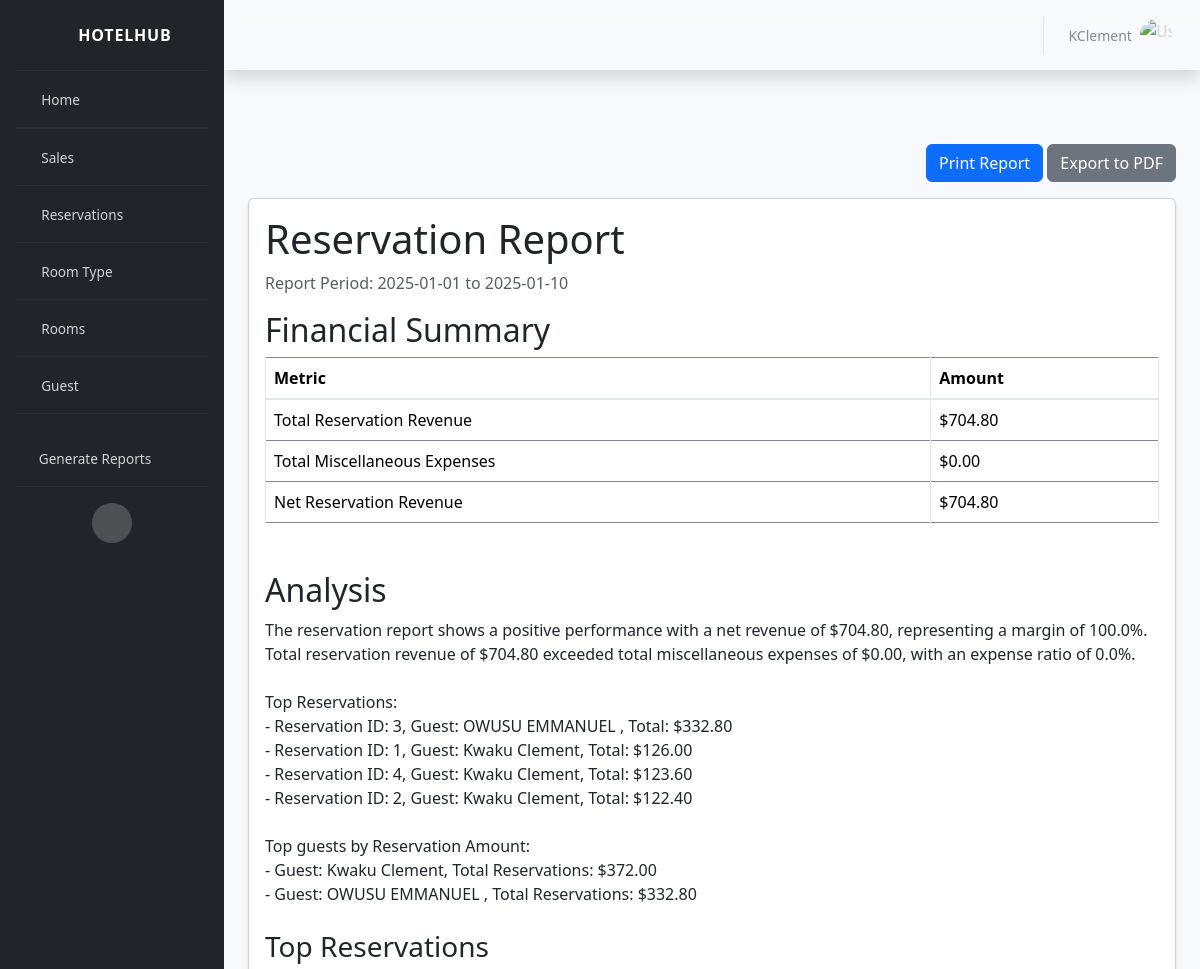
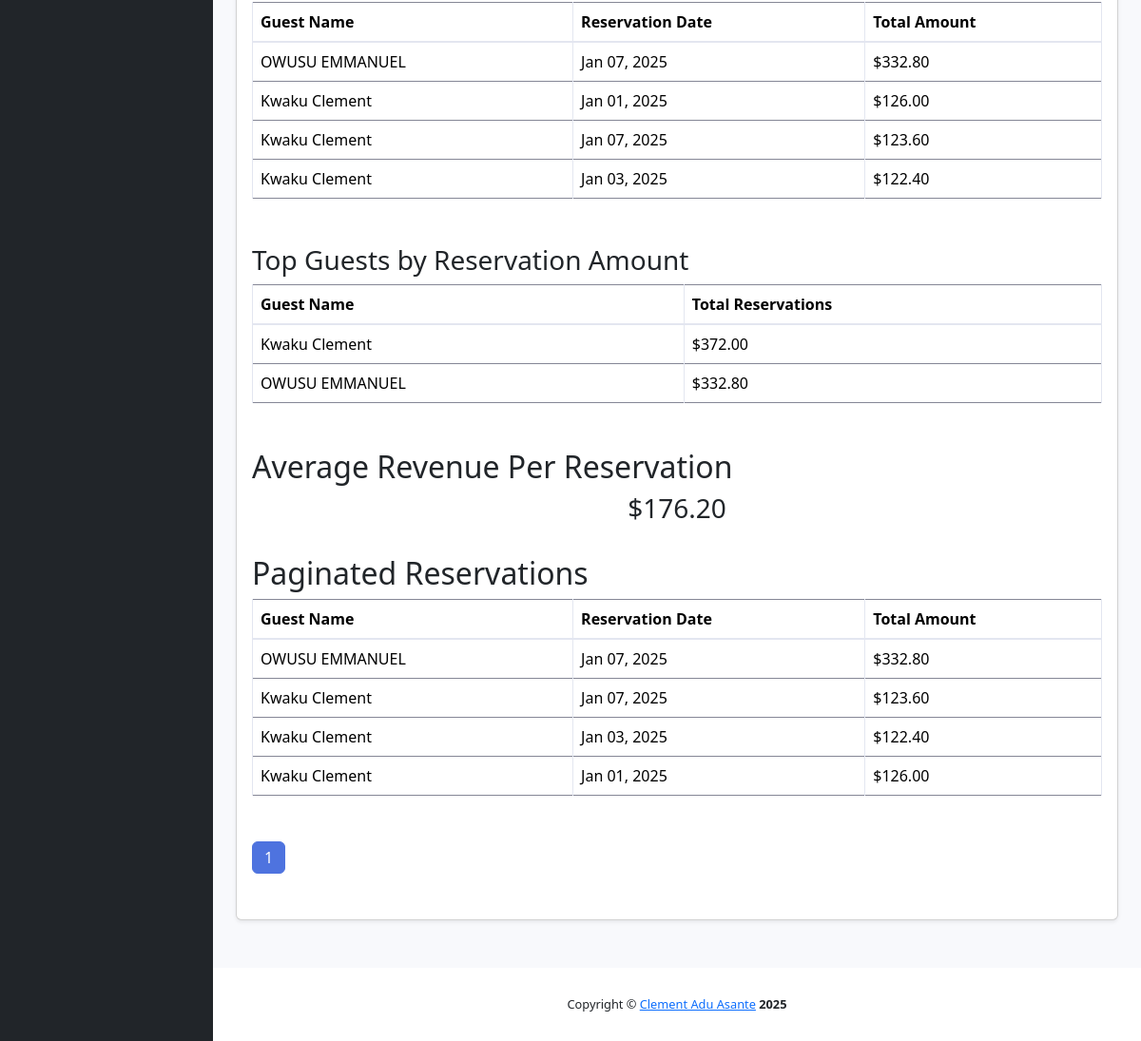
The app's page /reports/reservation/ (signed in) with its own data (2 pictures, top to bottom).
### authentication/models.py (models this page shows, shortened)
class Users(AbstractBaseUser, PermissionsMixin):
    ROLE_CHOICES = [
        ('admin', 'Admin'),
        ('receptionist', 'Receptionist'),
        ('manager', 'Manager'),
        ('seller', 'Seller')
    ]
    first_name = models.CharField(max_length=256, blank=False, null=False)
    last_name = models.CharField(max_length=256, blank=False, null=False)
    username = models.CharField(max_length=256, unique=True, blank=False, null=False)
    role = models.CharField(max_length=20, choices=ROLE_CHOICES)
    phone = models.CharField(max_length=30, blank=False, null=False)
    address = models.TextField(max_length=256, blank=False, null=False)
    is_active = models.BooleanField(default=True)
    is_staff = models.BooleanField(default=False)
    last_login = models.DateTimeField(null=True, blank=True)
    objects = CustomUserManager()
    USERNAME_FIELD = 'username'
    REQUIRED_FIELDS = []
    class Meta:
        db_table = 'Users'

### guests/models.py (models this page shows, shortened)
class Guest(models.Model):
    first_name = models.CharField(max_length=256)
    last_name = models.CharField(max_length=256, blank=True, null=True)
    address = models.TextField(max_length=256, blank=True, null=True)
    national_id = models.TextField(max_length=256, blank=True, null=True)
    phone = models.CharField(max_length=30, blank=True, null=True)
    created_at = models.DateField(default=now)
    class Meta:
        db_table = 'Guests'
    def get_full_name(self):
        return f"{self.first_name} {self.last_name}"

### reservations/models.py (models this page shows, shortened)
class Reservation(models.Model):
    STATUS_CHOICES = [
        ('Pending', 'Pending'),
        ('Checked In', 'Checked In'),
        ('Checked Out', 'Checked Out'),
        ('Canceled', 'Canceled'),
    ]
    is_deleted = models.BooleanField(default=False)
    deleted_at = models.DateTimeField(null=True, blank=True)
    deleted_by = models.ForeignKey(
        settings.AUTH_USER_MODEL,
        on_delete=models.SET_NULL,
        null=True,
        related_name='deleted_reservations'
    )
    reservation_date = models.DateField(default=now)
    check_in = models.DateTimeField(null=True, blank=True)
    check_out = models.DateTimeField(null=True, blank=True)
    guest = models.ForeignKey(Guest, on_delete=models.CASCADE)
    sub_total = models.FloatField(default=0)
    grand_total = models.FloatField(default=0)
    tax_amount = models.FloatField(default=0)
    tax_percentage = models.FloatField(default=0)
    amount_payed = models.FloatField(default=0)
    amount_change = models.FloatField(default=0)
    status = models.CharField(max_length=20, choices=STATUS_CHOICES, default='Pending')
    created_by = models.ForeignKey(settings.AUTH_USER_MODEL, on_delete=models.CASCADE, null=True, blank=True)
    class Meta:
        db_table = "Reservations"

### reports/views.py (the view)
# urls.py: path('reservation/', views.generate_reservation_report, name='reservation_report'),
@login_required
def generate_reservation_report(
    request: HttpRequest,
    start_date: Optional[str] = None,
    end_date: Optional[str] = None
) -> HttpResponse:
    try:
        if start_date is None or end_date is None:
            start_date, end_date = get_default_date_range()
        start_datetime, end_datetime = validate_date_range(start_date, end_date)
        logger.info(f"Fetching reservation report for: {start_date} - {end_date}")
        service = ReservationReportService(start_datetime, end_datetime)
        report_data = service.generate_report()
        if 'total_reservation_revenue' not in report_data:
            raise KeyError("'total_reservation_revenue' key is missing in report data")
        total_reservation_revenue = Decimal(report_data['total_reservation_revenue'])
        total_miscellaneous = Decimal(report_data.get('total_miscellaneous', 0))
        net_reservation_revenue = Decimal(report_data.get('net_reservation_revenue', 0))
        total_reservations = report_data['reservations'].count()
        average_revenue_per_reservation = (
            total_reservation_revenue / total_reservations if total_reservations > 0 else Decimal('0.00')
        )
        reservations = report_data['reservations'].order_by('-reservation_date')
        for reservation in reservations:
            reservation.guest_name = reservation.guest.get_full_name()
        paginator = Paginator(reservations, ITEMS_PER_PAGE)
        page_number = request.GET.get('page', 1)
        page_obj = paginator.get_page(page_number)
        context = {
            'reservations_page': page_obj,
            'total_reservation_revenue': total_reservation_revenue,
            'total_miscellaneous': total_miscellaneous,
            'net_reservation_revenue': net_reservation_revenue,
            'selected_date_range': f"{start_date} to {end_date}",
            'explanation': generate_reservation_explanation(
                total_reservation_revenue,
                total_miscellaneous,
                net_reservation_revenue,
                report_data
            ),
            'top_reservations': report_data.get('top_reservations', []),
            'top_guests': report_data.get('top_guests', []),
            'average_revenue_per_reservation': average_revenue_per_reservation
        }
        logger.info("Report data successfully generated.")
        return render(request, 'reservation_report.html', context)
    except DateRangeError as e:
        messages.error(request, str(e))
        logger.error(f"Error rendering reservation report view: {e}")
        return redirect('reports:select_report')
    except Exception as e:
        messages.error(request, f"An error occurred while generating the report: {str(e)}")
        logger.error(f"Unexpected error: {e}")
        return redirect('reports:select_report')

### activitylog/activity_logger.py (called while the page is built)
    def __call__(self, request):
        response = self.get_response(request)
        if request.user.is_authenticated:
            action = f"{request.method} {request.path}"
            details = f"User: {request.user.username}, IP: {request.META.get('REMOTE_ADDR')}, User-Agent: {request.META.get('HTTP_USER_AGENT')}"
            ip_address = request.META.get('REMOTE_ADDR')
            mac_address = self.get_mac_address()
            ActivityLog.objects.create(
                user=request.user,
                action=action,
                details=details,
                ip_address=ip_address,
                mac_address=mac_address
            )
        return response

    def get_mac_address(self):
        mac_num = hex(uuid.getnode()).replace('0x', '').upper()
        mac = '-'.join(mac_num[i: i+2] for i in range(0, 11, 2))
        return mac

### reports/report_service.py (called while the page is built)
    @staticmethod
    def get_reservations_in_period(start_date: datetime, end_date: datetime) -> QuerySet[Reservation]:
        return Reservation.objects.filter(reservation_date__range=[start_date, end_date])

    @staticmethod
    def calculate_total_amount(queryset: QuerySet, field_name: str) -> float:
        total = queryset.aggregate(total=Sum(field_name))['total']
        return float(total) if total else 0.0

    @staticmethod
    def get_miscellaneous_expenses(start_date: datetime, end_date: datetime) -> float:
        expenses = InventoryMiscellaneous.objects.filter(date__range=[start_date, end_date])
        total = expenses.aggregate(total=Sum('amount'))['total']
        return float(total) if total else 0.0

    def get_top_reservations(self) -> List[Dict[str, Any]]:
        try:
            reservations = self.report_service.get_reservations_in_period(self.start_date, self.end_date)
            top_reservations = reservations.order_by('-grand_total')[:5]
            return [
                {
                    'reservation_id': reservation.id,
                    'guest': reservation.guest,
                    'reservation_date': reservation.reservation_date,
                    'guest_name': reservation.guest.get_full_name(),
                    'grand_total': float(reservation.grand_total)
                }
                for reservation in top_reservations
            ]
        except Exception as e:
            logger.error(f"Error fetching top reservations: {e}")
            return []

### reports/templates/reservation_report.html (shortened to what this page needs)
{% extends "base.html" %}
{% load static %}
{% block stylesheets %}
<link rel="stylesheet" href="{% static 'assets/bootstrap/css/bootstrap.min.css' %}">
{% endblock stylesheets %}
{% block content %}
<div class="container">
    <div class="text-right mb-3">
        <button class="btn btn-primary" onclick="printReport()">Print Report</button>
        <button class="btn btn-secondary" onclick="exportToPDF()">Export to PDF</button>
    </div>
    <div id="printableReport">
        <div class="card">
            <div class="card-body">
                <h1 class="card-title">Reservation Report</h1>
                <p class="text-muted">Report Period: {{ selected_date_range }}</p>
                <div class="report-section">
                    <h2>Financial Summary</h2>
                    <div class="table-responsive">
                        <table class="table table-bordered">
                            <thead>
                                <tr>
                                    <th>Metric</th>
                                    <th>Amount</th>
                                </tr>
                            </thead>
                            <tbody>
                                <tr>
                                    <td>Total Reservation Revenue</td>
                                    <td>${{ total_reservation_revenue|floatformat:2 }}</td>
                                </tr>
                                <tr>
                                    <td>Total Miscellaneous Expenses</td>
                                    <td>${{ total_miscellaneous|floatformat:2 }}</td>
                                </tr>
                                <tr>
                                    <td>Net Reservation Revenue</td>
                                    <td>${{ net_reservation_revenue|floatformat:2 }}</td>
                                </tr>
                            </tbody>
                        </table>
                    </div>
                </div>
                <div class="report-section">
                    <h2>Analysis</h2>
                    <div class="report-data text mb-4">{{ explanation|linebreaksbr }}</div>
                    <h3>Top Reservations</h3>
                    <div class="table-responsive">
                        <table class="table table-bordered">
                            <thead>
                                <tr>
                                    <th>Guest Name</th>
                                    <th>Reservation Date</th>
                                    <th>Total Amount</th>
                                </tr>
                            </thead>
                            <tbody>
                                {% if top_reservations %}
                                    {% for reservation in top_reservations %}
                                    <tr>
                                        <td>{{ reservation.guest_name }}</td>
                                        <td>{{ reservation.reservation_date|date:"M d, Y" }}</td>
                                        <td>${{ reservation.grand_total|floatformat:2 }}</td>
                                    </tr>
                                    {% endfor %}
                                {% else %}
                                    <tr>
                                        <td colspan="3">No top reservations available.</td>
                                    </tr>
                                {% endif %}
                            </tbody>
                        </table>
                    </div>
                    <h3>Top Guests by Reservation Amount</h3>
                    <div class="table-responsive">
                        <table class="table table-bordered">
                            <thead>
                                <tr>
                                    <th>Guest Name</th>
                                    <th>Total Reservations</th>
                                </tr>
                            </thead>
                            <tbody>
                                {% if top_guests %}
                                    {% for guest in top_guests %}
                                    <tr>
                                        <td>{{ guest.guest_name }}</td>
                                        <td>${{ guest.total_reservations|floatformat:2 }}</td>
                                    </tr>
                                    {% endfor %}
                                {% else %}
                                    <tr>
                                        <td colspan="2">No top guests available.</td>
                                    </tr>
                                {% endif %}
                            </tbody>
                        </table>
                    </div>
                </div>
                <div class="report-section">
                    <h2>Average Revenue Per Reservation</h2>
                    <div class="metrics-card text-center">
                        <h3>${{ average_revenue_per_reservation|floatformat:2 }}</h3>
                    </div>
                </div>
                <div class="report-section">
                    <h2>Paginated Reservations</h2>
                    <div class="table-responsive">
                        <table class="table table-bordered">
                            <thead>
                                <tr>
                                    <th>Guest Name</th>
                                    <th>Reservation Date</th>
                                    <th>Total Amount</th>
                                </tr>
                            </thead>
                            <tbody>
                                {% for reservation in reservations_page %}
                                <tr>
                                    <td>{{ reservation.guest_name }}</td>
                                    <td>{{ reservation.reservation_date|date:"M d, Y" }}</td>
                                    <td>${{ reservation.grand_total|floatformat:2 }}</td>
                                </tr>
                                {% endfor %}
                            </tbody>
                        </table>
                    </div>
                    <nav class="mt-4">
                        <ul class="pagination">
                            <li class="page-item active">
                                <span class="page-link">{{ reservations_page.number }}</span>
                            </li>
                        </ul>
                    </nav>
                </div>
            </div>
        </div>
    </div>
</div>
{% endblock content %}

### templates/navbar.html (shortened to what this page needs)
{% load static %}
<nav class="navbar navbar-expand navbar-light bg-gradient topbar mb-4 static-top shadow">
    <ul class="navbar-nav ml-auto">
        <li class="nav-item dropdown">
            <a class="nav-link dropdown-toggle" href="#" id="userDropdown" role="button" data-toggle="dropdown" aria-expanded="false">
                <span class="mr-2 d-none d-lg-inline text-gray-600 small">{{ request.user.username }}</span>
                <img class="img-profile rounded-circle" src="{% static 'img/undraw_profile.svg' %}" alt="User Profile">
            </a>
        </li>
    </ul>
</nav>

### reports/templates/reservation_report.html (style rules this page uses)
body { background-color: #f8f9fa; }
.container { margin-top: 50px; margin-bottom: 50px; }
.card { box-shadow: 0 0.125rem 0.25rem rgba(0, 0, 0, 0.075); margin-bottom: 20px; }
.report-section { margin-bottom: 2rem; }
.table-responsive { margin-bottom: 2rem; }

### records on screen
Users: user.username "KClement"
Guest: guest_name "OWUSU EMMANUEL", reservation_date "Jan 07, 2025", grand_total "332.80", total_reservations "332.80"
Guest: guest_name "Kwaku Clement", reservation_date "Jan 01, 2025", grand_total "126.00", reservation_date "Jan 07, 2025", grand_total "123.60", reservation_date "Jan 03, 2025", grand_total "122.40", total_reservations "372.00"
Reservation: guest_name "OWUSU EMMANUEL", reservation_date "Jan 07, 2025", grand_total "332.80"
Reservation: guest_name "Kwaku Clement", reservation_date "Jan 07, 2025", grand_total "123.60"
Reservation: guest_name "Kwaku Clement", reservation_date "Jan 03, 2025", grand_total "122.40"
Reservation: guest_name "Kwaku Clement", reservation_date "Jan 01, 2025", grand_total "126.00"

### other values on screen
{{ selected_date_range }} "2025-01-01 to 2025-01-10"
{{ total_reservation_revenue|floatformat:2 }} "704.80"
{{ total_miscellaneous|floatformat:2 }} "0.00"
{{ net_reservation_revenue|floatformat:2 }} "704.80"
{{ average_revenue_per_reservation|floatformat:2 }} "176.20"
{{ reservations_page.number }} "1"
